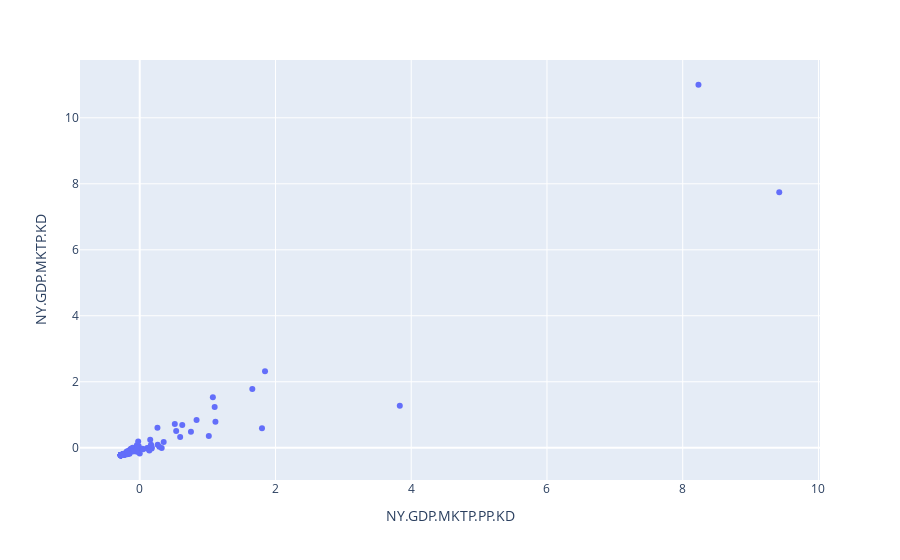

Notebook code for this chart:
### Code cell
px.scatter(X_GDP,x='NY.GDP.MKTP.PP.KD',y='NY.GDP.MKTP.KD')

### Figure 1 — Plotly figure (JSON) as saved in the notebook; plotly's stock layout.template omitted (floating-point values rounded to 4 significant figures; data arrays with more than 128 entries replaced by an {"elided": "..."} marker saying what was removed)
{"data": [{"hovertemplate": "NY.GDP.MKTP.PP.KD=%{x}<br>NY.GDP.MKTP.KD=%{y}<extra></extra>", "legendgroup": "", "marker": {"color": "#636efa", "symbol": "circle"}, "mode": "markers", "name": "", "orientation": "v", "showlegend": false, "type": "scatter", "x": {"elided": "217 float values"}, "xaxis": "x", "y": {"elided": "217 float values"}, "yaxis": "y"}], "layout": {"legend": {"tracegroupgap": 0}, "margin": {"t": 60}, "xaxis": {"anchor": "y", "domain": [0, 1], "title": {"text": "NY.GDP.MKTP.PP.KD"}}, "yaxis": {"anchor": "x", "domain": [0, 1], "title": {"text": "NY.GDP.MKTP.KD"}}}}
